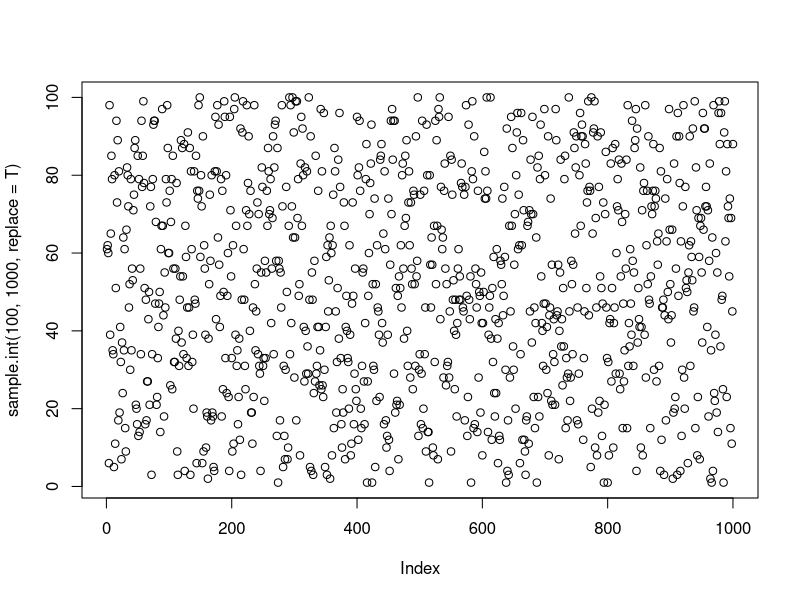
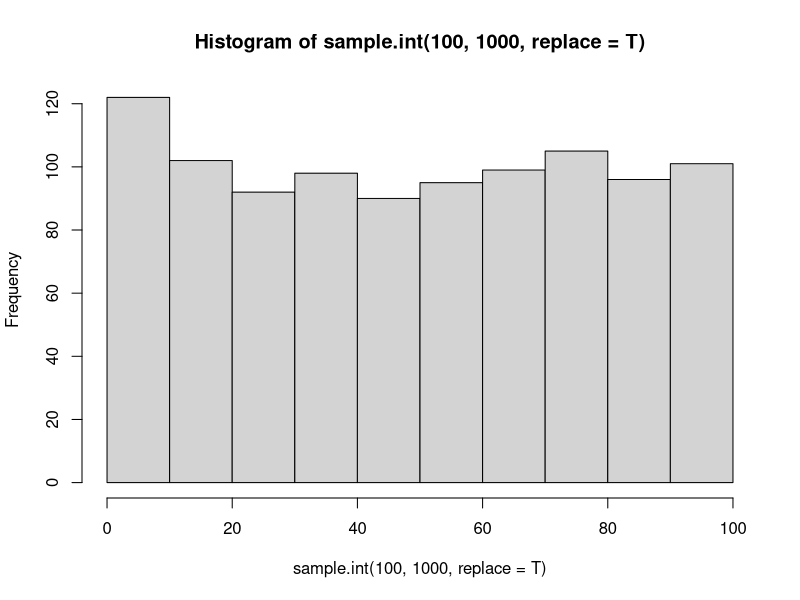
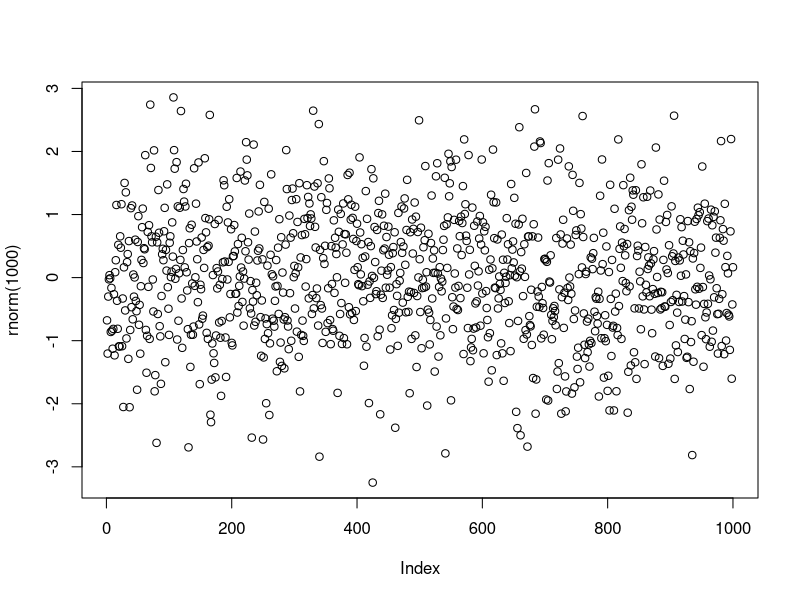
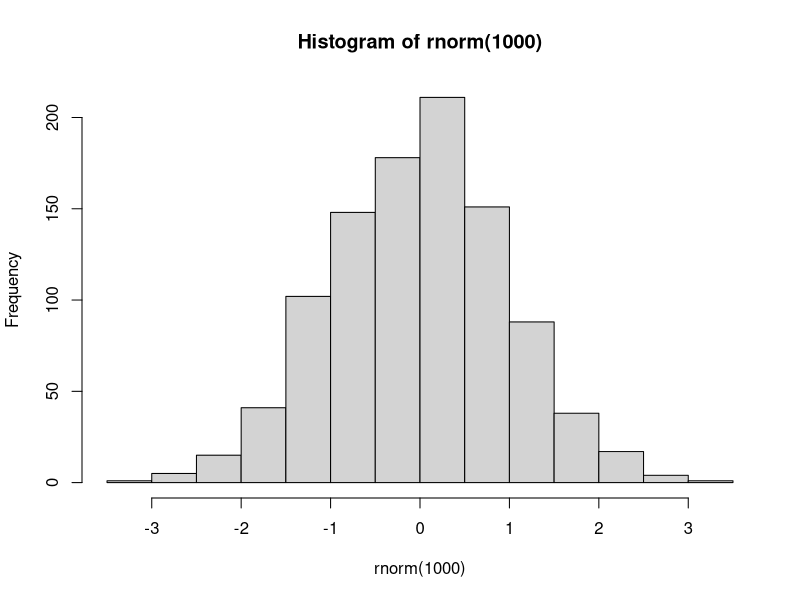
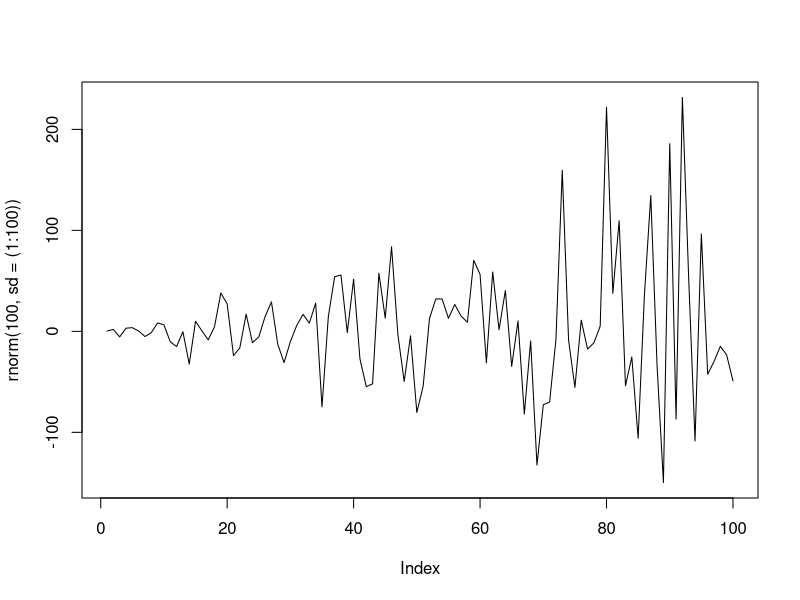
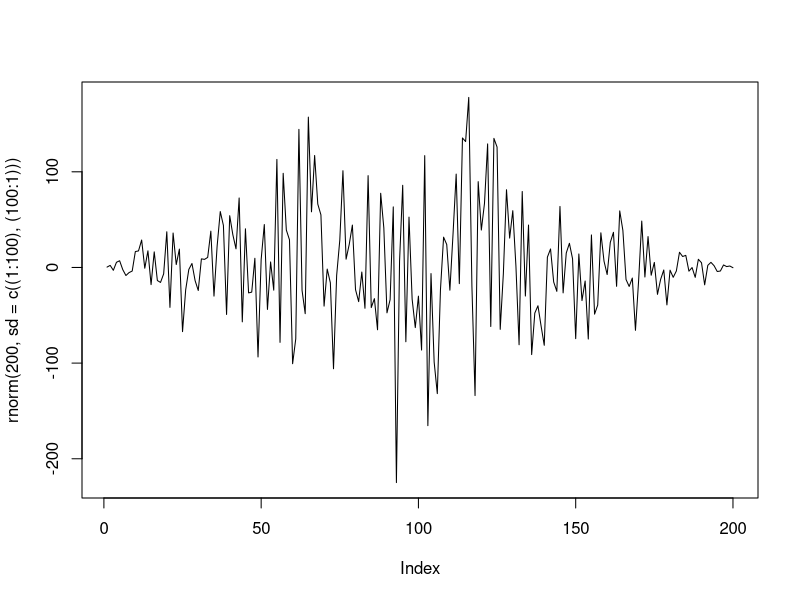
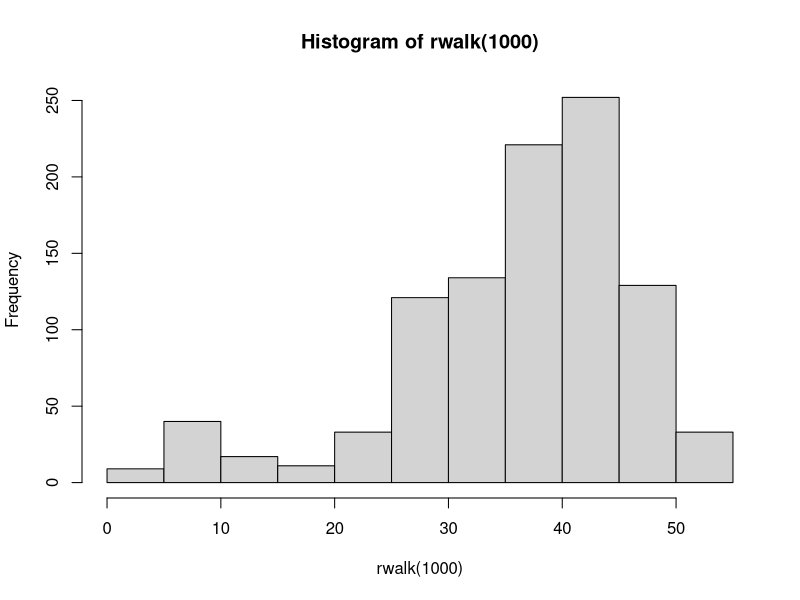
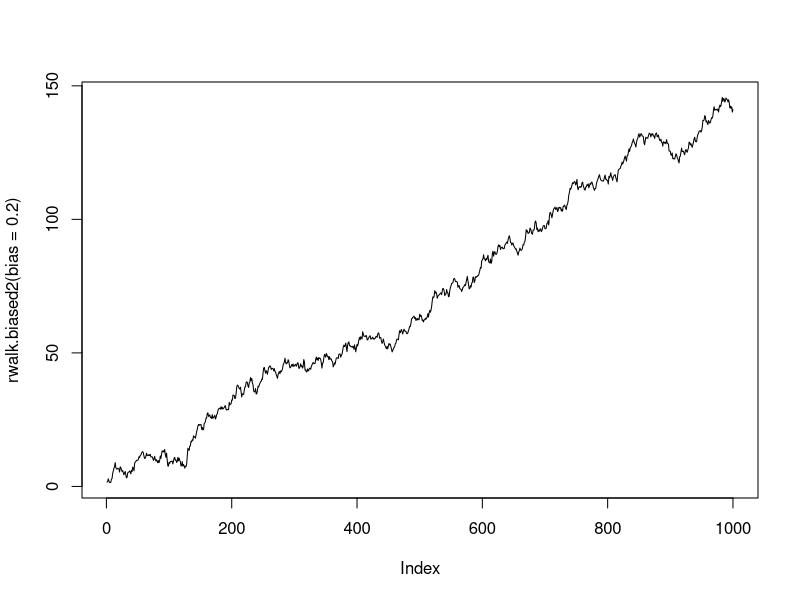

Write the R code that produced these figures, in order. (Note: this script raises an error after producing the figures.)
################# random walk stuff #################
#
# randu(base) Random Numbers from Congruential Generator

##################################
# plot white noise, histogram it
plot(sample.int(100, 1000, replace=T))
hist(sample.int(100,1000, replace=T))

plot.hist.sample <- function(n=1000, ...) {
	op <- par(mfrow=c(2,1))
	plot(sample.int(100, n, replace=T), ...)
	hist(sample.int(100, n, replace=T))
	par(op)
}

#####################################
# plot gaussian noise, histogram it
plot(rnorm(1000))
hist(rnorm(1000))

plot.hist.gaussian <- function(n=1000, ...) {
	op <- par(mfrow=c(2,1))
	plot(rnorm(n), ...)
	hist(rnorm(n))
	par(op)
}

# plot gaussian noise, with increasing standard deviation
plot(rnorm(100, sd=(1:100)), type="l")

# ... with increasing and then decreasing standard deviation
plot(rnorm(200, sd=c((1:100),(100:1))), type="l")

#####################################
# random walk of length n, using steps of +1 or -1

rwalk.binary <- function (n) {
	rw <- sample(c(-1,1), n, replace=T)
	for (i in 2:n) { rw[i] <- rw[i-1]+rw[i] }
	rw
}


#####################################
# create random walk of length n, using rnorm()
# To Do	start walk at 0
rwalk <- function (n) {
	rw <- rnorm(n)
	for (i in 2:n) { rw[i] <- rw[i-1]+rw[i] }
	rw
}

#  plot random walk of length n
plot.rwalk <- function(n=1000, ...) {
	rw <- rwalk(n)
	plot(rw, ...)
}

# plot histogram of randomwalk
hist(rwalk(1000))

plot.hist.rwalk <- function(n=1000, ...) {
	op <- par(mfrow=c(2,1))
	plot.rwalk(n, ...)
	hist(rwalk(n))
	par(op)
}


####################################
# average of 5 random walks  -- TO DO: revise with loop over n random walks

avg5walks <- function(l=100) {
x1 <- rnorm(l)	# TO DO: make n vectors of length l with 
x2 <- rnorm(l)	# martix(rnorm(n * l), nrow=l, ncol=n)
x3 <- rnorm(l)
x4 <- rnorm(l)
x5 <- rnorm(l)
for (i in 2:l) { x1[i] <- x1[i-1]+x1[i] }
for (i in 2:l) { x2[i] <- x2[i-1]+x2[i] }
for (i in 2:l) { x3[i] <- x3[i-1]+x3[i] }
for (i in 2:l) { x4[i] <- x4[i-1]+x4[i] }
for (i in 2:l) { x5[i] <- x5[i-1]+x5[i] }
y <- (x1 + x2 + x3 + x4 + x5) / 5
plot(y, type="l", col="red", ylim=range(c(-(3*sqrt(l)), 3*sqrt(l))))
lines(x1)
lines(x2)
lines(x3)
lines(x4)
lines(x5)
}


# plot set of random walks ... plotting as you go
# 	n = number of random walks
# 	l = length of random walk
plot.nlwalks <- function(n,l) {
	plot (x <- rnorm(l), type="n", ylim=range(c(-(3*sqrt(l)), 3*sqrt(l))))
	for (i in 1:n) lines (x <- rwalk(l))
}


####################################
# biased random walk -- works okay
rwalk.biased1 <- function(n=1000, pright=0.5) {
	pleft = 1-pright
	rw <- rnorm(n)
	for (i in 2:n) {rw[i] <- 
		(rw[i-1]+sample(c(-1,1), 1, prob=(c(pleft,pright))))}
	rw
}

####################################
# biased random walk
rwalk.biased2 <- function(n=1000, bias=0) {
	rw <- rnorm(n)
	for (i in 2:n) {
		if ( sample( c(0,1), 1, prob=c(bias,1-bias) )) {
		 rw[i] <- (rw[i-1]+rw[i])}
		 else {rw[i] <- (rw[i-1]+abs(rw[i]))}
	}
	rw
}

# plot biased random walk
plot(rwalk.biased2(bias=0.2), type="l")
plot(rwalk.biased2(bias=0.2), type="l", ylim=c(-250,250))
plot(rwalk.biased2(bias=0.15), type="l", ylim=c(-150,150))

#############################################
# create POSITIVE random walk of length n
# BUG	start walk at 0
posrwalk <- function (n) {
	rw <- rnorm(n)
	rw[1] <- abs(rw[1])
	for (i in 2:n) { 
		if ((rw[i]+rw[i-1]) >0) 
			{rw[i] <- rw[i]+rw[i-1]}
		else 
			{rw[i] <- abs(rw[i])+rw[i-1]}
	}
	rw
}

#########################################

#########################################
#  plot POSITIVE random walk of length n
plot.posrwalk <- function(n=1000) {
	rw <- posrwalk(n)
	plot(rw, type="l")
}

# plot 12 random walks of length n
plot12rwalks <- function(n) {
	op <- par(mfrow=c(4, 3))
	for (i in 1:12) plot.rwalk(n)
	par(op)
}

############################################
# plot 12 POSITIVE random walks of length n
plot12posrwalks <- function(n=1000) {
	op <- par(mfrow=c(4, 3))
	for (i in 1:12) plot.posrwalk(n)
	par(op)
}

############################################
# plot 20 POSITIVE random walks of length n
plot20posrwalks <- function(n=1000) {
	op <- par(mfrow=c(5, 4))
	for (i in 1:20) plot.posrwalk(n)
	par(op)
}


# compare random walk with 2 smoothed walks  ... BUG at start of vector in 2nd smoothing
# rewrite using functions above
op <- par(mfrow=c(3, 1))
a <- 100
x <- rnorm(a)
for (i in 2:a) { x[i] <- x[i]+x[i-1] }
plot(x, type="l")
w <- 1  		# radius of smoothing window
xs <- x		# copy of data to be smoothed
for (i in 1+w:a-w) { xs[i] <- mean(c(x[i-w], x[i], x[i+w])) }	# needs w=1
plot(xs, type="l")
w <- 2  		# radius of smoothing window
for (i in 1+w:a-w) { xs[i] <- mean(c(x[i-w], x[i-1], x[i], x[i+1],x[i+w])) }	# needs w=2
plot(xs, type="l")
par(op)

###################################################################
# plot set of POSITIVE random walks ... plotting as you go
# 	n = number of random walks
# 	l = length of random walk
plot.posnlwalks <- function(n=20,l=1000) {
	plot (x <- rnorm(l), type="n", ylim=range(c(0, 3*sqrt(l))))
	for (i in 1:n) lines (x <- posrwalk(l))
}

# make matrix of random walks
nlwalks <- function (n,l) {
x <- rnorm(n*l)
m <- matrix(x, nrow=n, ncol=l)
for (i in 1:n) m[i,] <- rwalk(l)
m
}

# make matrix of POSITIVE random walks
posnlwalks <- function (n,l) {
x <- rnorm(n*l)
m <- matrix(x, nrow=n, ncol=l)
for (i in 1:n) m[i,] <- posrwalk(l)
m
}

# mean of n random walks of length l
mean.nlwalks <- function(n,l) {
	m <- nlwalks (n,l)
	for (i in 1:l) v[i] <- mean(m[,i])
	v
}

# plot set of random walks with mean in red
plot.nlwalks.mean <- function(n,l) {
	m <- nlwalks(n,l)				# the walks
	v <- m[1,]				# create v (not needed?)
	for (i in 1:l) v[i] <- mean(m[,i])		# mean of walks
	plot(m[1,], type="n", ylim=range(c(-(3*sqrt(l)), 3*sqrt(l))))
	for (i in 1:n) lines (m[i,])
	lines(v, col="red")
}

# plot set of POSITIVE random walks with mean in red
################# random walk stuff #################
#
# HW - predict the behavior of random walk
# HW - identify random walks vs. driven trends
#
#
# randu(base) Random Numbers from Congruential Generator

# 100 Bernoulli trials
# sample(c(0,1), 100, replace = TRUE)

# create random walk of length n
# BUG	start walk at 0
# BUG	walk steps are chosen from normal distribution, not 
rwalk <- function (n) {
	rw <- rnorm(n)
	for (i in 2:n) { rw[i] <- rw[i]+rw[i-1] }
	rw
}

# create POSITIVE random walk of length n
# BUG	start walk at 0
posrwalk <- function (n) {
	rw <- rnorm(n)
	rw[1] <- abs(rw[1])
	for (i in 2:n) { 
		if ((rw[i]+rw[i-1]) >0) 	{rw[i] <- rw[i]+rw[i-1]}
		else 			{rw[i] <- abs(rw[i])+rw[i-1]}
	}
	rw
}

#########################################
#  plot random walk of length n
plot.rwalk <- function(n=1000) {
	rw <- rwalk(n)
	plot(rw, type="l")
}

#########################################
#  plot POSITIVE random walk of length n
plot.posrwalk <- function(n=1000) {
	rw <- posrwalk(n)
	plot(rw, type="l")
}

# plot 12 random walks of length n
plot12rwalks <- function(n) {
	op <- par(mfrow=c(4, 3))
	for (i in 1:12) plot.rwalk(n)
	par(op)
}

############################################
# plot 12 POSITIVE random walks of length n
plot12posrwalks <- function(n=1000) {
	op <- par(mfrow=c(4, 3))
	for (i in 1:12) plot.posrwalk(n)
	par(op)
}

############################################
# plot 20 POSITIVE random walks of length n
plot20posrwalks <- function(n=1000) {
	op <- par(mfrow=c(5, 4))
	for (i in 1:20) plot.posrwalk(n)
	par(op)
}


# compare random walk with 2 smoothed walks  ... BUG at start of vector in 2nd smoothing
# rewrite using functions above
op <- par(mfrow=c(3, 1))
a <- 100
x <- rnorm(a)
for (i in 2:a) { x[i] <- x[i]+x[i-1] }
plot(x, type="l")
w <- 1  		# radius of smoothing window
xs <- x		# copy of data to be smoothed
for (i in 1+w:a-w) { xs[i] <- mean(c(x[i-w], x[i], x[i+w])) }	# needs w=1
plot(xs, type="l")
w <- 2  		# radius of smoothing window
for (i in 1+w:a-w) { xs[i] <- mean(c(x[i-w], x[i-1], x[i], x[i+1],x[i+w])) }	# needs w=2
plot(xs, type="l")
par(op)


# average of 5 random walks  -- TO DO: revise with loop over n random walks
a <- 1000
x1 <- rnorm(a)	# TO DO: make n vectors of length l with 
x2 <- rnorm(a)	# martix(rnorm(n * l), nrow=l, ncol=n)
x3 <- rnorm(a)
x4 <- rnorm(a)
x5 <- rnorm(a)
for (i in 2:a) { x1[i] <- x1[i-1]+x1[i] }
for (i in 2:a) { x2[i] <- x2[i-1]+x2[i] }
for (i in 2:a) { x3[i] <- x3[i-1]+x3[i] }
for (i in 2:a) { x4[i] <- x4[i-1]+x4[i] }
for (i in 2:a) { x5[i] <- x5[i-1]+x5[i] }
y <- (x1 + x2 + x3 + x4 + x5) / 5
plot(y, type="l")



# plot set of random walks ... plotting as you go
# 	n = number of random walks
# 	l = length of random walk
plot.nlwalks <- function(n,l) {
	plot (x <- rnorm(l), type="n", ylim=range(c(-(3*sqrt(l)), 3*sqrt(l))))
	for (i in 1:n) lines (x <- rwalk(l))
}

###################################################################
# plot set of POSITIVE random walks ... plotting as you go
# 	n = number of random walks
# 	l = length of random walk
plot.posnlwalks <- function(n=20,l=1000) {
	plot (x <- rnorm(l), type="n", ylim=range(c(0, 3*sqrt(l))))
	for (i in 1:n) lines (x <- posrwalk(l))
}

# make matrix of random walks
nlwalks <- function (n,l) {
x <- rnorm(n*l)
m <- matrix(x, nrow=n, ncol=l)
for (i in 1:n) m[i,] <- rwalk(l)
m
}

# make matrix of POSITIVE random walks
posnlwalks <- function (n,l) {
x <- rnorm(n*l)
m <- matrix(x, nrow=n, ncol=l)
for (i in 1:n) m[i,] <- posrwalk(l)
m
}

# mean of n random walks of length l
mean.nlwalks <- function(n,l) {
	m <- nlwalks (n,l)
	for (i in 1:l) v[i] <- mean(m[,i])
	v
}

# plot set of random walks with mean in red
plot.nlwalks.mean <- function(n,l) {
	m <- nlwalks(n,l)				# the walks
	v <- m[1,]				# create v (not needed?)
	for (i in 1:l) v[i] <- mean(m[,i])		# mean of walks
	plot(m[1,], type="n", ylim=range(c(-(3*sqrt(l)), 3*sqrt(l))))
	for (i in 1:n) lines (m[i,])
	lines(v, col="red")
}

# plot set of POSITIVE random walks with mean in red
plot.posnlwalks.mean <- function(n,l) {
	m <- posnlwalks(n,l)			# the walks
	v <- m[1,]				# create v (not needed?)
	for (i in 1:l) v[i] <- mean(m[,i])		# mean of walks
	plot(m[1,], type="n", ylim=range(c(0, 3*sqrt(l))))
	for (i in 1:n) lines (m[i,])
	lines(v, col="red")
}


# histogram of many random walks (e.g., of a matrix)
hist.nlwalks <- function(n,l) {
	hist(x <- nlwalks(n,l))
}


# histogram of many random walks (e.g., of a matrix)
hist.posnlwalks <- function(n,l) {
	hist(x <- posnlwalks(n,l))
}

# plot and histogram of random walks
#  BUG?	not clear hist.nlwalks() is working correctly
plot.hist.nlwalks <- function (n=20,l=1000) {
	op <- par(mfrow=c(2, 1))
	plot.nlwalks(n,l)
	hist.nlwalks(n,l)
	par(op)
}

# plot and histogram of random walks
#  BUG?	not clear hist.nlwalks() is working correctly
plot.hist.posnlwalks <- function (n=20,l=1000) {
	op <- par(mfrow=c(2, 1))
	plot.posnlwalks(n,l)
	hist.posnlwalks(n,l)
	par(op)
}


# TO DO plot "branching tree" of random walks
# TO DO	plot dynamic histogram of set or tree of random walks
# TO DO 	same, but with reflecting boundary at 0
# TO DO	same, but with steps (-1, 0, 1)
# TO DO	random phylogeny program, with extinction etc. (like McShea)
# TO DO	random phylogeny w/ optional bias toward "complexity"
#	check McShea tests for passive trends


# TO DO	tsplot
# BUG 	how to get dimensions of plot fit all data to come?
plot (m[1,], type="l")
for (i in 2:10) lines (m[i,])



##########################################################
#
# vector of species (say, 10,000) -- boolean if ever existed
# vector of whether or not extinct (0,1) -- boolean if ever went extinct
# vector of complexity measure (real? integer?)
# 
# start with one species




XXXXXXXXXXXXXXXX <- function(n,l) {
	m <- posnlwalks(n,l)			# the walks
	v <- m[1,]				# create v (not needed?)
	for (i in 1:l) v[i] <- mean(m[,i])		# mean of walks
	plot(m[1,], type="n", ylim=range(c(0, 3*sqrt(l))))
	for (i in 1:n) lines (m[i,])
	lines(v, col="red")
}


# histogram of many random walks (e.g., of a matrix)
hist.nlwalks <- function(n,l) {
	hist(x <- nlwalks(n,l))
}


# histogram of many random walks (e.g., of a matrix)
hist.posnlwalks <- function(n,l) {
	hist(x <- posnlwalks(n,l))
}

# plot and histogram of random walks
#  BUG?	not clear hist.nlwalks() is working correctly
plot.hist.nlwalks <- function (n=20,l=1000) {
	op <- par(mfrow=c(2, 1))
	plot.nlwalks(n,l)
	hist.nlwalks(n,l)
	par(op)
}

# plot and histogram of random walks
#  BUG?	not clear hist.nlwalks() is working correctly
plot.hist.posnlwalks <- function (n=20,l=1000) {
	op <- par(mfrow=c(2, 1))
	plot.posnlwalks(n,l)
	hist.posnlwalks(n,l)
	par(op)
}


# TO DO plot "branching tree" of random walks
# TO DO	plot dynamic histogram of set or tree of random walks
# TO DO 	same, but with reflecting boundary at 0
# TO DO	same, but with steps (-1, 0, 1)
# TO DO	random phylogeny program, with extinction etc. (like McShea)
# TO DO	random phylogeny w/ optional bias toward "complexity"
#	check McShea tests for passive trends


# TO DO	tsplot
# BUG 	how to get dimensions of plot fit all data to come?
plot (m[1,], type="l")
for (i in 2:10) lines (m[i,])



##########################################################
#
# vector of species (say, 10,000) -- boolean if ever existed
# vector of whether or not extinct (0,1) -- boolean if ever went extinct
# vector of complexity measure (real? integer?)
# 
# start with one species




